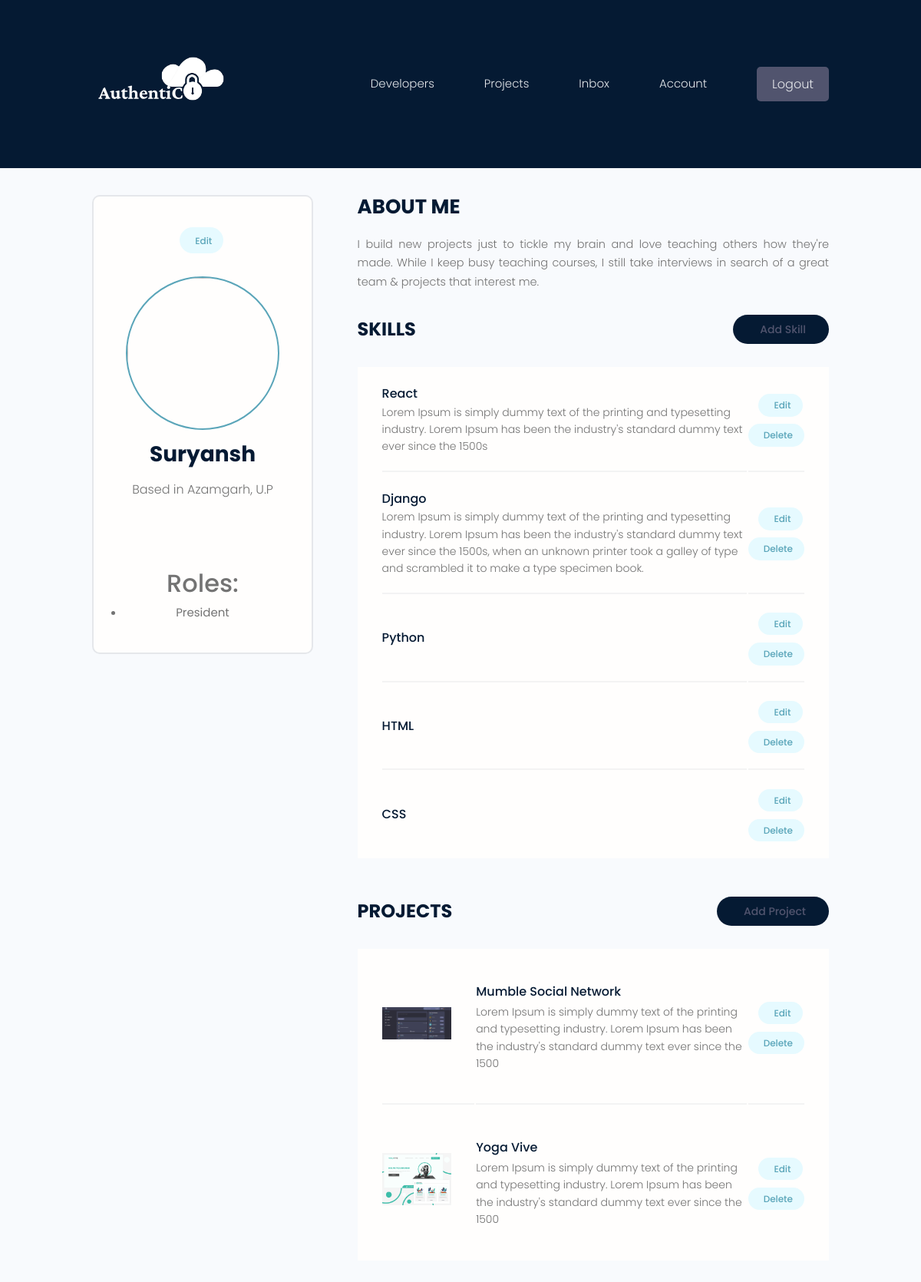
The app's page /account/ (signed in) with its own data.
### users/models.py (models this page shows, shortened)
class Profile(models.Model):
    user = models.OneToOneField(
        User, on_delete=models.CASCADE, null=True, blank=True)
    name = models.CharField(max_length=200, blank=True, null=True)
    email = models.EmailField(max_length=500, blank=True, null=True)
    username = models.CharField(max_length=200, blank=True, null=True)
    location = models.CharField(max_length=200, blank=True, null=True)
    short_intro = models.CharField(max_length=200, blank=True, null=True)
    bio = models.TextField(blank=True, null=True)
    profile_image = models.ImageField(
        null=True, blank=True, upload_to='profiles/', default="profiles/user-default.png")
    social_github = models.CharField(max_length=200, blank=True, null=True)
    social_twitter = models.CharField(max_length=200, blank=True, null=True)
    social_linkedin = models.CharField(max_length=200, blank=True, null=True)
    social_youtube = models.CharField(max_length=200, blank=True, null=True)
    social_website = models.CharField(max_length=200, blank=True, null=True)
    created = models.DateTimeField(auto_now_add=True)
    id = models.UUIDField(default=uuid.uuid4, unique=True,
                          primary_key=True, editable=False)
    roles = models.ManyToManyField(Role)
    class Meta:
        ordering = ['created']
    @property
    def imageURL(self):
        try:
            url = self.profile_image.url
        except:
            url = ''
        return url

class Role(models.Model):
    name = models.CharField(max_length=200, unique=True)

class Skill(models.Model):
    owner = models.ForeignKey(
        Profile, on_delete=models.CASCADE, null=True, blank=True)
    name = models.CharField(max_length=200, blank=True, null=True)
    description = models.TextField(null=True, blank=True)
    created = models.DateTimeField(auto_now_add=True)
    id = models.UUIDField(default=uuid.uuid4, unique=True,
                          primary_key=True, editable=False)

### projects/models.py (models this page shows, shortened)
class Project(models.Model):
    owner = models.ForeignKey(
        Profile, null=True, blank=True, on_delete=models.CASCADE)
    title = models.CharField(max_length=200)
    description = models.TextField(null=True, blank=True)
    featured_image = models.ImageField(
        null=True, blank=True, default="default.jpg")
    demo_link = models.CharField(max_length=2000, null=True, blank=True)
    source_link = models.CharField(max_length=2000, null=True, blank=True)
    tags = models.ManyToManyField('Tag', blank=True)
    vote_total = models.IntegerField(default=0, null=True, blank=True)
    vote_ratio = models.IntegerField(default=0, null=True, blank=True)
    created = models.DateTimeField(auto_now_add=True)
    id = models.UUIDField(default=uuid.uuid4, unique=True,
                          primary_key=True, editable=False)
    class Meta:
        ordering = ['-vote_ratio', '-vote_total', 'title']
    @property
    def imageURL(self):
        try:
            url = self.featured_image.url
        except:
            url = ''
        return url

### users/views.py (the view)
# urls.py: path('account/', views.userAccount, name="account"),
@login_required(login_url='login')
def userAccount(request):
    profile = request.user.profile
    roles = profile.roles.all()
    skills = profile.skill_set.all()
    projects = profile.project_set.all()
    context = {'profile': profile, 'roles': roles, 'skills': skills, 'projects': projects}
    return render(request, 'users/account.html', context)

### users/templates/users/account.html (shortened to what this page needs)
{% extends 'main.html' %}
{% block content %}
<main class="settingsPage profile my-md">
  <div class="container">
    <div class="layout">
      <div class="column column--1of3">
        <div class="card text-center">
          <div class="card__body dev">
            <a class="tag tag--pill tag--main settings__btn" href="{% url 'edit-account' %}">
              Edit</a>
            <img class="avatar avatar--xl dev__avatar" src="{{profile.imageURL}}" />
            <h2 class="dev__name">{{profile.name}}</h2>
            <p class="dev__location">Based in {{profile.location}}</p>
            <ul class="dev__social">
            </ul>
            <h3>Roles:</h3>
            <ul>
              {% for role in profile.roles.all %}
                <li>{{ role.name }}</li>
              {% endfor %}
            </ul>
          </div>
        </div>
      </div>
      <div class="column column--2of3">
        <div class="devInfo">
          <h3 class="devInfo__title">About Me</h3>
          <p class="devInfo__about">{{profile.bio}}</p>
        </div>
        <div class="settings">
          <h3 class="settings__title">Skills</h3>
          <a class="tag tag--pill tag--sub settings__btn tag--lg" href="{% url 'create-skill' %}"> Add Skill</a>
        </div>
        <table class="settings__table">
          {% for skill in skills %}
          <tr>
            <td class="settings__tableInfo">
              <h4>{{skill.name}}</h4>
              <p>
                {{skill.description}}
              </p>
            </td>
            <td class="settings__tableActions">
              <a class="tag tag--pill tag--main settings__btn" href="{% url 'update-skill' skill.id %}"> Edit</a>
              <a class="tag tag--pill tag--main settings__btn" href="{% url 'delete-skill' skill.id %}?next=/account">
                Delete</a>
            </td>
          </tr>
          {% endfor %}
        </table>
        <div class="settings">
          <h3 class="settings__title">Projects</h3>
          <a class="tag tag--pill tag--sub settings__btn tag--lg" href="{% url 'create-project' %}"> Add Project</a>
        </div>
        <table class="settings__table">
          {% for project in projects %}
          <tr>
            <td class="settings__thumbnail">
              <a href="{% url 'project' project.id %}"><img src="{{project.imageURL}}" alt="Project Thumbnail" /></a>
            </td>
            <td class="settings__tableInfo">
              <a href="{% url 'project' project.id %}">{{project.title}}</a>
              <p>{{project.description|slice:"150"}}</p>
            </td>
            <td class="settings__tableActions">
              <a class="tag tag--pill tag--main settings__btn" href="{% url 'update-project' project.id %}"> Edit</a>
              <a class="tag tag--pill tag--main settings__btn"
                href="{% url 'delete-project'  project.id %}?next=/account">
                Delete</a>
            </td>
          </tr>
          {% endfor %}
        </table>
      </div>
    </div>
  </div>
</main>
{% endblock %}

### static/styles/app.css (style rules this page uses)
:root { --color-sub: #051a33; --color-sub-lighter: #051a33 }
.card { border: 2px solid var(--color-light); }
img { width: 100%; }
.profile .card > .dev { padding: 4rem; }
.dev__avatar { display: block; margin: auto; }
.dev__name { color: var(--color-sub); font-size: 2.8rem; font-weight: 700; margin-top: 1rem; margin-bottom: 0.5rem; }
.dev__location { margin-top: 1rem; }
.dev__social { margin: 3rem 0; list-style: none; display: flex; justify-content: center; gap: 1.5rem; }
.devInfo { margin-bottom: 3rem; }
.devInfo__title, .devInfo__subtitle { font-size: 2.6rem; color: var(--color-sub); text-transform: uppercase; font-weight: 700; margin-bottom: 1.5rem; }
.devInfo__about, .devSkill__info { font-size: 1.45rem; line-height: 1.7; text-align: justify; }
.settingsPage .dev > .settings__btn { display: inline-block; margin-bottom: 3rem; }
.settings { display: flex; justify-content: space-between; align-items: center; }
.settings__title { font-size: 2.4rem; text-transform: uppercase; font-weight: 700; color: var(--color-sub); }
.settings__table { margin-top: 3rem; margin-bottom: 5rem; padding: 0 3rem; background: var(--color-white); }
.settings__table tr { width: 100%; }
.settings__table tr > td { padding: 2rem 0; }
.settings__table tr:not(:last-child) td { border-bottom: 2px solid var(--color-white-light); }
.settings__thumbnail { width: 23%; min-width: 10rem; }
.settings__thumbnail img { padding-right: 3rem; height: 15rem; object-fit: contain; }
.settings__tableInfo { width: 100%; }
.settings__tableInfo h4, .settings__tableInfo a { padding-right: 1rem; width: auto; font-size: 1.6rem; font-weight: 500; color: var(--color-sub); }
.settings__tableInfo p { font-size: 1.4rem; }
.settings__tableActions { text-align: right; }

### static/uikit/styles/modules/_variables.css (style rules this page uses)
:root { --color-main: #5aa5b9; --color-main-light: #e6faff; --color-sub: #3f4156; --color-sub-light: #51546e; --color-sub-lighter: #ededfd; --color-text: #737373; --color-gray: #8b8b8b; --color-light: #e5e7eb; --color-light-gray: #767676; --color-bg: #f8fafd; --color-white: #fffefd; --color-white-light: #f3f3f3; --color-success: #359e64; --color-success-bg: #def8e8; --color-error: #fc4b0b; --color-error-bg: #fff2ee; --font-base: 'Poppins', arial, helvetica, 'Segoe UI', roboto, ubuntu, sans-serif; --font-monospace: 'Fira Code', 'Courier New', courier, monospace; --font-regular: 300; --font-medium: 500; --font-bold: 700; --generic-shadow: 1px 1px 5px #00000010; --generic-transition: all 0.3s ease-in-out; }

### static/uikit/styles/modules/_base.css (style rules this page uses)
* { margin: 0; padding: 0; box-sizing: border-box; text-rendering: optimizeLegibility; color: inherit; font-size: inherit; }
html { font-size: 50%; }
@media only screen and (min-width: 480px) { html { font-size: 56.25%; } }
@media only screen and (min-width: 1200px) { html { font-size: 62.5%; } }
body { line-height: 1.6; font-weight: 400; font-size: 1.5rem; color: var(--color-text); background-color: var(--color-bg); min-height: 100vh; }

### static/uikit/styles/modules/_typography.css (style rules this page uses)
* { font-family: var(--font-base); }
h2 { font-size: 3.6rem; font-weight: var(--font-bold); }
h3 { font-size: 3.2rem; font-weight: var(--font-medium); }
h4 { font-size: 2.8rem; font-weight: var(--font-medium); }
p, span, strong { font-size: 1.6rem; color: var(--color-text); font-weight: var(--font-regular); }
a { padding-bottom: 2px; text-decoration: none; display: inline-block; color: var(--color-main); font-weight: var(--font-medium); }

### static/uikit/styles/modules/_utilities.css (style rules this page uses)
.container { width: 92%; max-width: 165rem; margin: 0 auto; box-sizing: border-box; }
@media screen and (min-width: 1000px) { .container { width: 90%; } }
@media screen and (min-width: 1200px) { .container { width: 80%; } }
.text-center { text-align: center; }
.my-md { margin: 3rem auto; }

### static/uikit/styles/modules/_avatar.css (style rules this page uses)
.avatar { border-radius: 50%; border: 2px solid var(--color-main); object-fit: cover; }
.avatar--xl { height: 20rem; width: 20rem; }

### static/uikit/styles/modules/_card.css (style rules this page uses)
.card { border-radius: 1rem; background-color: var(--color-white); border: 1.5px solid var(--color-light); width: auto; height: auto; margin-top: 0.5rem; margin-bottom: 0.5rem; overflow: hidden; }
.card__body, .card__header { padding: 2rem 2.5rem; }

### static/uikit/styles/modules/_layout.css (style rules this page uses)
.layout { display: flex; flex-flow: row wrap; justify-content: space-between; }
.layout > .column { margin-bottom: 3rem; }
.layout > .column.column--1of3 { flex-basis: 30%; }
.layout > .column.column--2of3 { flex-basis: 64%; }

### records on screen
Profile: name "Suryansh", location "Azamgarh, U.P", bio "I build new projects just to tickle my brain and love teaching others how they're made. While I keep busy teaching courses, I still take interviews in search of a great team & projects that interest me."
Role: name "President"
Skill: name "React", description "Lorem Ipsum is simply dummy text of the printing and typesetting industry. Lorem Ipsum has been the industry's standard dummy text ever since the 1500s"
Skill: name "Django", description "Lorem Ipsum is simply dummy text of the printing and typesetting industry. Lorem Ipsum has been the industry's standard dummy text ever since the 1500s, when an unknown printer took a galley of type and scrambled it to make a type specimen book."
Skill: name "Python"
Skill: name "HTML"
Skill: name "CSS"
Project: imageURL (picture), title "Mumble Social Network", description "Lorem Ipsum is simply dummy text of the printing and typesetting industry. Lorem Ipsum has been the industry's standard dummy text ever since the 1500"
Project: imageURL (picture), title "Yoga Vive", description "Lorem Ipsum is simply dummy text of the printing and typesetting industry. Lorem Ipsum has been the industry's standard dummy text ever since the 1500"
